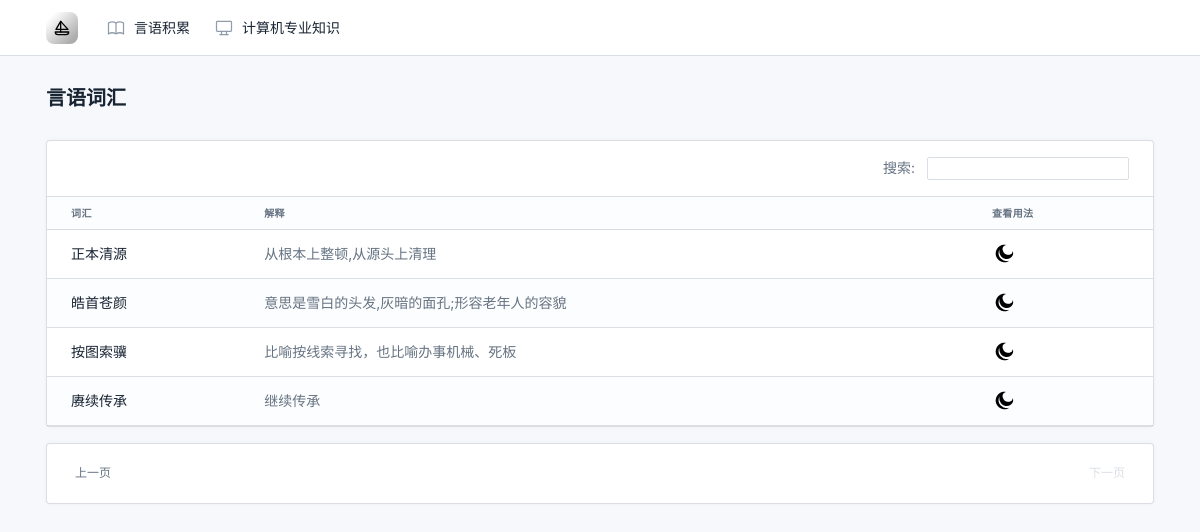
The page /language/list?page=3 on the database its author committed.
### language/models.py (models this page shows)
class Language(models.Model):
    word = models.CharField(max_length=100, unique=True)
    expression = models.CharField(max_length=100)

### language/views.py (the view)
# urls.py: path('list', views.word_list, name='words'),
def word_list(request):
    query = request.GET.get('s')
    if query is None:
        words = Language.objects.all().order_by('id')
    else:
        words = Language.objects.filter(word__contains=query).order_by('id')
    per_page = 10
    paginator = Paginator(words, per_page)
    page_number = request.GET.get('page')
    page_obj = paginator.get_page(page_number)
    context = {
        'words': page_obj,
        'query': query,
    }
    return render(request, 'language.html', context)

### templates/language.html (shortened to what this page needs)
{% load static %}
<!DOCTYPE html>
<html lang="en">
<head>
    <link href="{% static 'css/tabler.min.css' %}" rel="stylesheet"/>
    <link href="{% static 'css/tabler-flags.min.css' %}" rel="stylesheet"/>
    <link href="{% static 'css/tabler-payments.min.css' %}" rel="stylesheet"/>
    <link href="{% static 'css/tabler-vendors.min.css' %}" rel="stylesheet"/>
</head>
<body>
{% include 'header.html' %}
<div class="page-wrapper">
    <div class="page-header d-print-none">
        <div class="container-xl">
            <div class="row g-2 align-items-center">
                <div class="col">
                    <h2 class="page-title">
                        言语词汇
                    </h2>
                </div>
            </div>
        </div>
    </div>
    <div class="page-body">
        <div class="container-xl">
            <div class="row row-cards">
                <div class="col-12">
                    <div class="card">
                        <div class="card-body border-bottom py-3">
                            <div class="d-flex">
                                <div class="ms-auto text-muted">
                                    搜索:
                                    <div class="ms-2 d-inline-block">
                                        <label>
                                            <input id="search" type="text" class="form-control form-control-sm"
                                                   value="{{ query|default_if_none:"" }}">
                                        </label>
                                    </div>
                                </div>
                            </div>
                        </div>
                        <div class="table-responsive">
                            <table class="table table-vcenter card-table table-striped">
                                <thead>
                                <tr>
                                    <th>词汇</th>
                                    <th>解释</th>
                                    <th>查看用法</th>
                                </tr>
                                </thead>
                                <tbody>
                                {% for word in words %}
                                    <tr>
                                        <td>{{ word.word }}</td>
                                        <td class="text-muted">
                                            {{ word.expression }}
                                        </td>
                                        <td class="text-muted"><a
                                                target="_blank"
                                                href="http://search.people.cn/s?keyword={{ word.word }}"
                                                class="text-reset">
                                        </a>
                                        </td>
                                    </tr>
                                {% endfor %}
                                </tbody>
                            </table>
                        </div>
                    </div>
                </div>
                <div class="col-12">
                    <div class="card">
                        <div class="card-body">
                            <ul class="pagination ">
                                {% if words.has_previous %}
                                    <li class="page-item page-prev">
                                        <a class="page-link" href="?page={{ words.previous_page_number }}">
                                            <div class="page-item-subtitle">上一页</div>
                                        </a>
                                    </li>
                                {% else %}
                                    <li class="page-item page-prev disabled">
                                        <a class="page-link" href="#">
                                            <div class="page-item-subtitle">上一页</div>
                                        </a>
                                    </li>
                                {% endif %}
                                {% if words.has_next %}
                                    <li class="page-item page-next">
                                        <a class="page-link" href="?page={{ words.next_page_number }}">
                                            <div class="page-item-subtitle">下一页</div>
                                        </a>
                                    </li>
                                {% else %}
                                    <li class="page-item page-next disabled">
                                        <a class="page-link" href="#">
                                            <div class="page-item-subtitle">下一页</div>
                                        </a>
                                    </li>
                                {% endif %}
                            </ul>
                        </div>
                    </div>
                </div>
            </div>
        </div>
    </div>
</div>
</body>
</html>

### rows shown on the page
Language: word "正本清源", expression "从根本上整顿,从源头上清理"
Language: word "皓首苍颜", expression "意思是雪白的头发,灰暗的面孔;形容老年人的容貌"
Language: word "按图索骥", expression "比喻按线索寻找，也比喻办事机械、死板"
Language: word "赓续传承", expression "继续传承"
